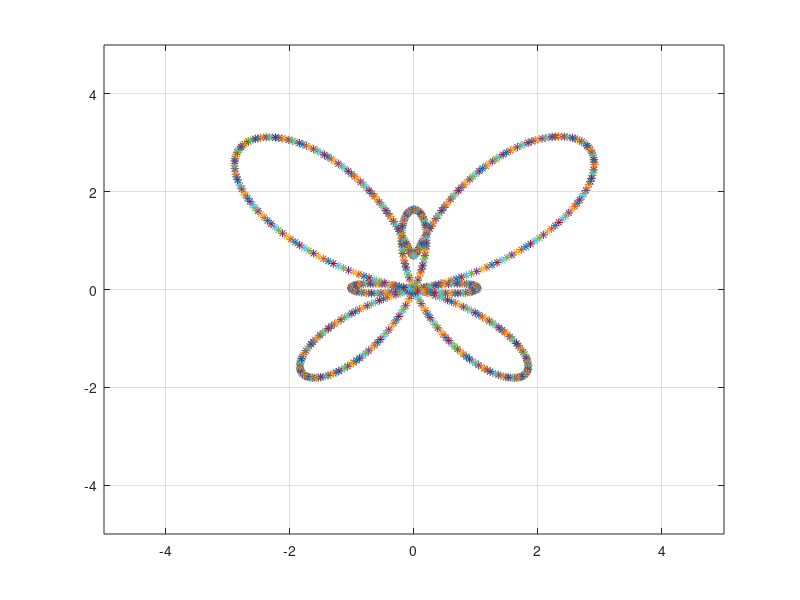

This chart was generated by the following MATLAB code:
for t = 0:0.01:2*pi
    x = sin(t) * (e^(cos(t)) - 2 * cos(4*t) - (sin(t/12))^5);
    y = cos(t) * (e^(cos(t)) - 2 * cos(4*t) - (sin(t/12))^5);
    axis([-5 5 -5 5]);
    plot(x, y, '*');
    pause(0.001);
    hold on;
    grid on;
end
